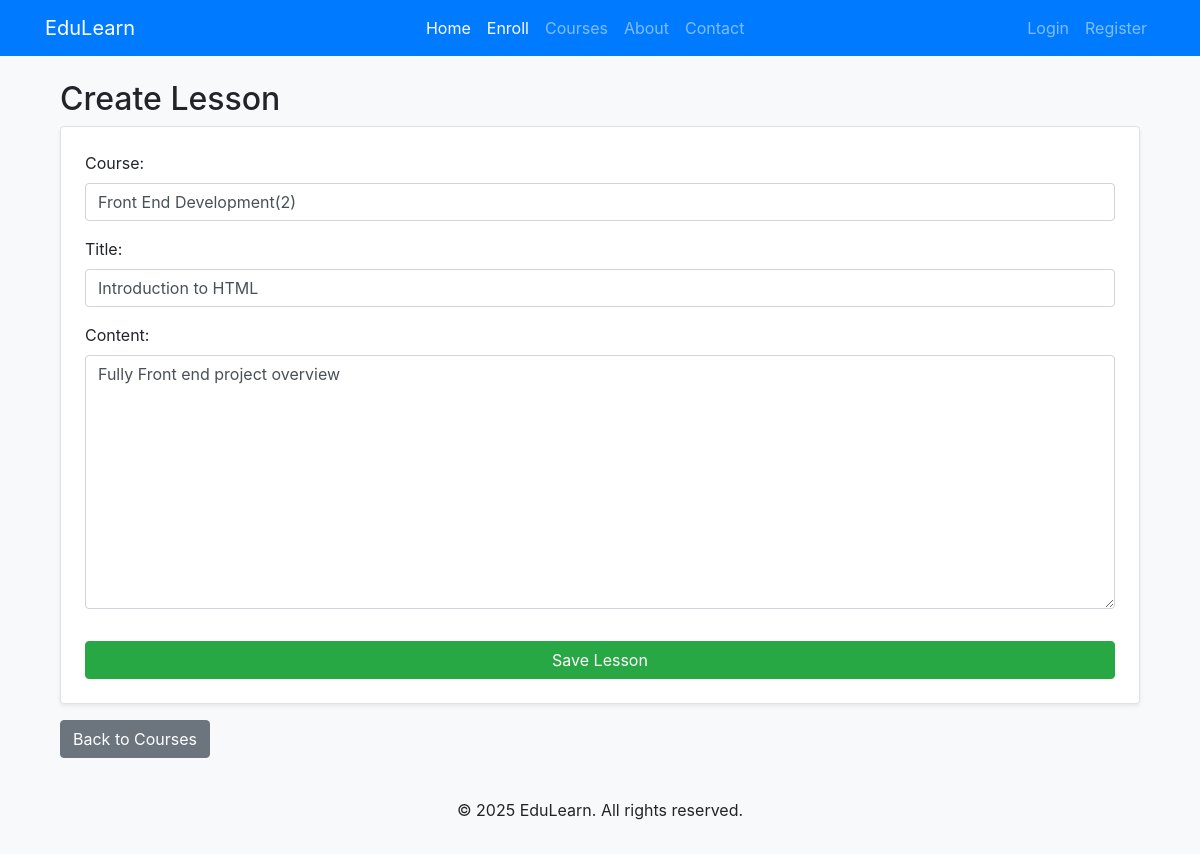
The page /courses/lesson/7/update/ on the database its author committed.
### courses/models.py (models this page shows, shortened)
class Lesson(models.Model):
    title=models.CharField(max_length=200)
    content=models.TextField()
    course=models.ForeignKey(Course,on_delete=models.CASCADE,related_name='lessons')
    video_url = models.URLField(null=True, blank=True)
    completion_status = models.BooleanField(default=False)

class Course(models.Model):
    title=models.CharField(max_length=200)
    description=models.TextField()
    duration=models.IntegerField(help_text='Duration in hours')
    thumbnail=models.ImageField(upload_to='course_thumbnail/',null=True, blank=True)
    created_at = models.DateTimeField(auto_now_add=True)
    def __str__(self):
        return self.title + '(' + str(self.duration) + ')'

### courses/views.py (the view)
# urls.py: path('lesson/<int:lesson_id>/update/', lesson_update, name='lesson_update'),
def lesson_update(request, lesson_id):
    lesson = get_object_or_404(Lesson, id=lesson_id)
    if request.method == "POST":
        form = LessonForm(request.POST, instance=lesson)
        if form.is_valid():
            form.save()
            messages.success(request, "Lesson updated successfully!")
            return redirect('course_list')
    else:
        form = LessonForm(instance=lesson)
    return render(request, 'courses/lesson_form.html', {'form': form})

### courses/forms.py
class LessonForm(forms.ModelForm):
    class Meta:
        model = Lesson
        fields = ['course', 'title', 'content']
        widgets = {
            'course': forms.Select(attrs={'class': 'form-control'}),
            'title': forms.TextInput(attrs={'class': 'form-control'}),
            'content': forms.Textarea(attrs={'class': 'form-control'}),
        }

### Templates/courses/lesson_form.html (shortened to what this page needs)
{% extends "courses/base.html" %}
{% block content %}
<div class="container mt-4">
    <h2>{{ lesson.id|default:"Create" }} Lesson</h2>
    <form method="post" class="p-4 border rounded bg-white shadow-sm">
        {{ form.as_p }}
        <button type="submit" class="btn btn-success w-100 mt-3">Save Lesson</button>
    </form>
    <a href="{% url 'course_list' %}" class="btn btn-secondary mt-3">Back to Courses</a>
</div>
{% endblock %}

### Templates/courses/base.html (style rules this page uses)
body { background-color: #f8f9fa; }

### rows shown on the page
Lesson: course "Front End Development(2)", content "Fully Front end project overview"
Course: title "Introduction to HTML"

### other values the page prints
{{ lesson.id|default:"Create" }} "Create"
